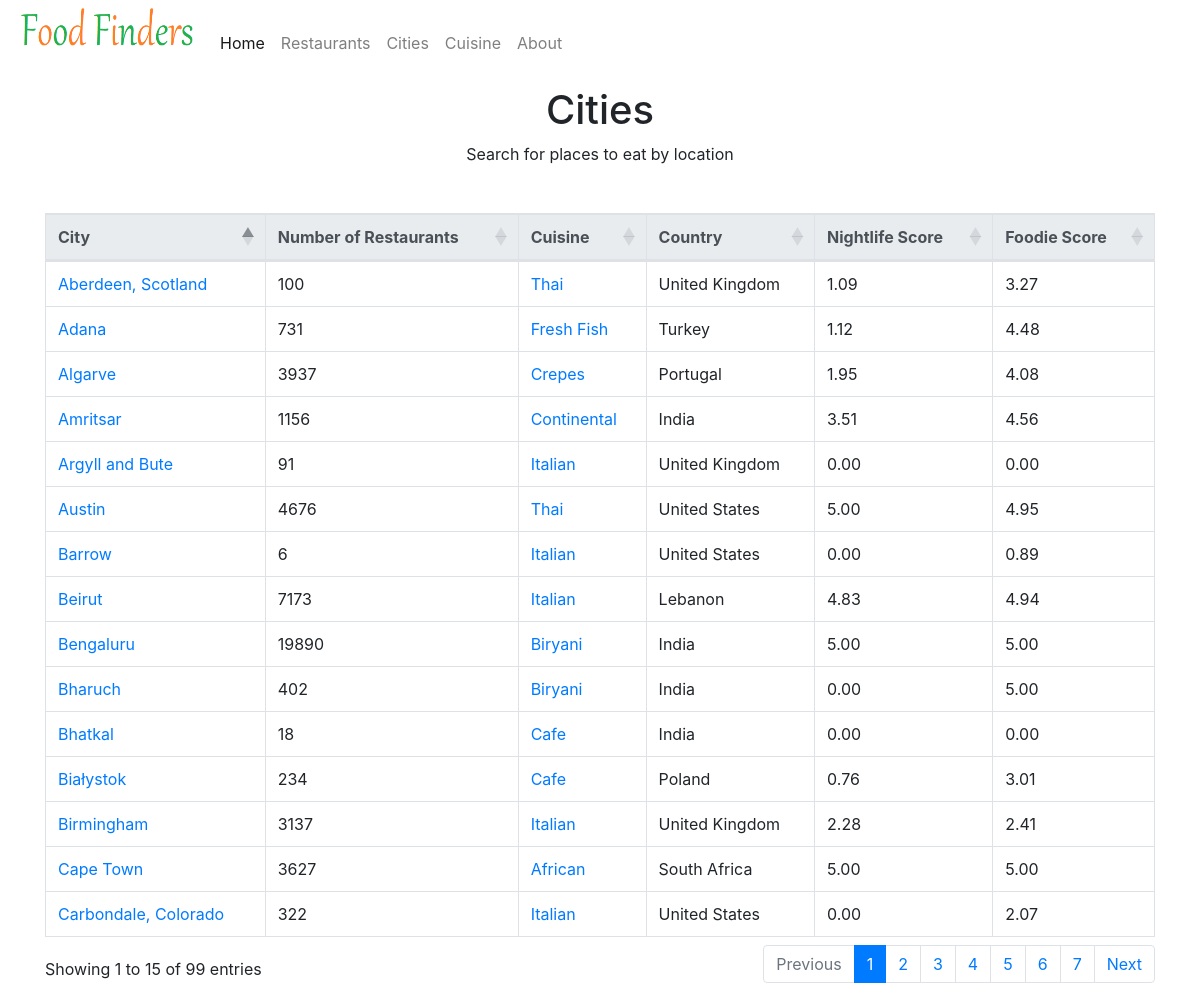
Screenshot of /cities/ with the database file from the repository.
### app/models.py (models this page shows)
class City(db.Model):
	__tablename__ = 'city'
	name = db.Column(db.String(), primary_key = True)
	score = db.Column(db.String(), nullable = False)
	nightlife_index = db.Column(db.String(), nullable = False)
	num_restaurants = db.Column(db.String(), nullable = False)
	country = db.Column(db.String(), nullable = False)
	cuisine = db.Column(db.String(), nullable = False)
	city_id = db.Column(db.String(), nullable = True)

### app/routes.py (the view)
@app.route('/cities/')
def cities():
	cities = db.session.query(City).all()
	return render_template('cities.html', cities=cities)

### app/templates/cities.html (shortened to what this page needs)
{% extends "base.html" %}
{% block content %}
<div class="container">
	<span class="text-center">
		<h1>Cities</h1>
		<p>Search for places to eat by location</p>
	</span>
	<br/>
</div>
<div class="container">
	<table class="table table-bordered" id="dataTable" width="100%" cellspacing="0">
		<thead class="thead-light">
			<tr>
				<th data-sortable="true">City</th>
				<th data-sortable="true">Number of Restaurants</th>
				<th data-sortable="true">Cuisine</th>
				<th data-sortable="true">Country</th>
				<th data-sortable="true">Nightlife Score</th>
				<th data-sortable="true">Foodie Score</th>
			</tr>
		</thead>
		{% for city in cities %}
		<tr>
			<td><a href="{{url_for('city', val=city.name)}}">{{city.name}}</a></td>
			<td>{{city.num_restaurants}}</td>
			<td><a href="{{url_for('cuisinetype', val=city.cuisine)}}">{{city.cuisine}}</a></td>
			<td>{{city.country}}</td>
			<td>{{city.nightlife_index}}</td>
			<td>{{city.score}}</td>
		</tr>
		{%endfor%}
	</table>
</div>
{% endblock %}

### rows the page displays
City: name "Austin", num_restaurants "4676", cuisine "Thai", country "United States", nightlife_index "5.00", score "4.95"
City: name "Adana", num_restaurants "731", cuisine "Fresh Fish", country "Turkey", nightlife_index "1.12", score "4.48"
City: name "Białystok", num_restaurants "234", cuisine "Cafe", country "Poland", nightlife_index "0.76", score "3.01"
City: name "Aberdeen, Scotland", num_restaurants "100", cuisine "Thai", country "United Kingdom", nightlife_index "1.09", score "3.27"
City: name "Argyll and Bute", num_restaurants "91", cuisine "Italian", country "United Kingdom", nightlife_index "0.00", score "0.00"
City: name "Barrow", num_restaurants "6", cuisine "Italian", country "United States", nightlife_index "0.00", score "0.89"
City: name "Bhatkal", num_restaurants "18", cuisine "Cafe", country "India", nightlife_index "0.00", score "0.00"
City: name "Bengaluru", num_restaurants "19890", cuisine "Biryani", country "India", nightlife_index "5.00", score "5.00"
City: name "Carbondale, Colorado", num_restaurants "322", cuisine "Italian", country "United States", nightlife_index "0.00", score "2.07"
City: name "Amritsar", num_restaurants "1156", cuisine "Continental", country "India", nightlife_index "3.51", score "4.56"
City: name "Bharuch", num_restaurants "402", cuisine "Biryani", country "India", nightlife_index "0.00", score "5.00"
City: name "Cape Town", num_restaurants "3627", cuisine "African", country "South Africa", nightlife_index "5.00", score "5.00"
City: name "Birmingham", num_restaurants "3137", cuisine "Italian", country "United Kingdom", nightlife_index "2.28", score "2.41"
City: name "Beirut", num_restaurants "7173", cuisine "Italian", country "Lebanon", nightlife_index "4.83", score "4.94"
City: name "Algarve", num_restaurants "3937", cuisine "Crepes", country "Portugal", nightlife_index "1.95", score "4.08"
